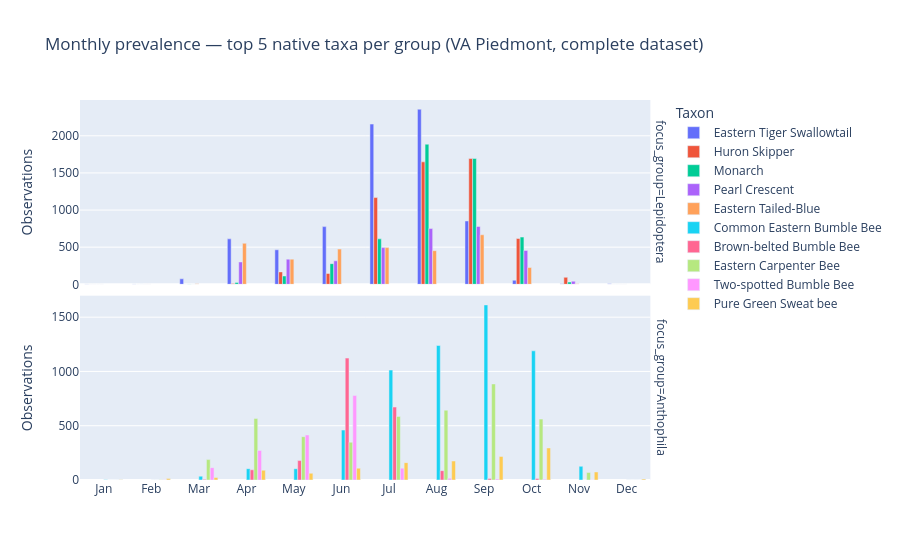

Notebook cell for this chart:
### Code cell
# -- Monthly outreach chart: top-N native taxa per focus group --
_month_order = ['Jan', 'Feb', 'Mar', 'Apr', 'May', 'Jun',
                'Jul', 'Aug', 'Sep', 'Oct', 'Nov', 'Dec']

monthly_taxa_df['month_name'] = monthly_taxa_df['month'].apply(lambda m: _month_order[m - 1])
monthly_taxa_df['month_name'] = pd.Categorical(
    monthly_taxa_df['month_name'], categories=_month_order, ordered=True
)
monthly_taxa_df['label'] = monthly_taxa_df['common_name'].fillna(monthly_taxa_df['taxon_name'])

fig = px.bar(
    monthly_taxa_df.sort_values('month'),
    x='month_name',
    y='count',
    color='label',
    facet_row='focus_group',
    barmode='group',
    title=f'Monthly prevalence — top {TOP_N} native taxa per group (VA Piedmont, complete dataset)',
    labels={'count': 'Observations', 'month_name': '', 'label': 'Taxon'},
    category_orders={'month_name': _month_order},
)
fig.update_yaxes(matches=None)
fig.show()

### Figure 1 — Plotly figure (JSON) as saved in the notebook; plotly's stock layout.template omitted (floating-point values rounded to 4 significant figures)
{"data": [{"alignmentgroup": "True", "hovertemplate": "Taxon=Eastern Tiger Swallowtail<br>focus_group=Lepidoptera<br>=%{x}<br>Observations=%{y}<extra></extra>", "legendgroup": "Eastern Tiger Swallowtail", "marker": {"color": "#636efa", "pattern": {"shape": ""}}, "name": "Eastern Tiger Swallowtail", "offsetgroup": "Eastern Tiger Swallowtail", "orientation": "v", "showlegend": true, "textposition": "auto", "type": "bar", "x": ["Jan", "Feb", "Mar", "Apr", "May", "Jun", "Jul", "Aug", "Sep", "Oct", "Nov", "Dec"], "xaxis": "x2", "y": [4, 4, 74, 612, 465, 777, 2158, 2358, 853, 55, 8, 7], "yaxis": "y2"}, {"alignmentgroup": "True", "hovertemplate": "Taxon=Huron Skipper<br>focus_group=Lepidoptera<br>=%{x}<br>Observations=%{y}<extra></extra>", "legendgroup": "Huron Skipper", "marker": {"color": "#EF553B", "pattern": {"shape": ""}}, "name": "Huron Skipper", "offsetgroup": "Huron Skipper", "orientation": "v", "showlegend": true, "textposition": "auto", "type": "bar", "x": ["Jan", "Feb", "Mar", "Apr", "May", "Jun", "Jul", "Aug", "Sep", "Oct", "Nov", "Dec"], "xaxis": "x2", "y": [0, 0, 0, 10, 167, 146, 1168, 1649, 1694, 617, 94, 0], "yaxis": "y2"}, {"alignmentgroup": "True", "hovertemplate": "Taxon=Monarch<br>focus_group=Lepidoptera<br>=%{x}<br>Observations=%{y}<extra></extra>", "legendgroup": "Monarch", "marker": {"color": "#00cc96", "pattern": {"shape": ""}}, "name": "Monarch", "offsetgroup": "Monarch", "orientation": "v", "showlegend": true, "textposition": "auto", "type": "bar", "x": ["Jan", "Feb", "Mar", "Apr", "May", "Jun", "Jul", "Aug", "Sep", "Oct", "Nov", "Dec"], "xaxis": "x2", "y": [0, 2, 3, 23, 112, 278, 612, 1887, 1694, 636, 31, 1], "yaxis": "y2"}, {"alignmentgroup": "True", "hovertemplate": "Taxon=Pearl Crescent<br>focus_group=Lepidoptera<br>=%{x}<br>Observations=%{y}<extra></extra>", "legendgroup": "Pearl Crescent", "marker": {"color": "#ab63fa", "pattern": {"shape": ""}}, "name": "Pearl Crescent", "offsetgroup": "Pearl Crescent", "orientation": "v", "showlegend": true, "textposition": "auto", "type": "bar", "x": ["Jan", "Feb", "Mar", "Apr", "May", "Jun", "Jul", "Aug", "Sep", "Oct", "Nov", "Dec"], "xaxis": "x2", "y": [0, 0, 1, 301, 339, 316, 494, 751, 779, 456, 42, 0], "yaxis": "y2"}, {"alignmentgroup": "True", "hovertemplate": "Taxon=Eastern Tailed-Blue<br>focus_group=Lepidoptera<br>=%{x}<br>Observations=%{y}<extra></extra>", "legendgroup": "Eastern Tailed-Blue", "marker": {"color": "#FFA15A", "pattern": {"shape": ""}}, "name": "Eastern Tailed-Blue", "offsetgroup": "Eastern Tailed-Blue", "orientation": "v", "showlegend": true, "textposition": "auto", "type": "bar", "x": ["Jan", "Feb", "Mar", "Apr", "May", "Jun", "Jul", "Aug", "Sep", "Oct", "Nov", "Dec"], "xaxis": "x2", "y": [0, 0, 9, 552, 339, 474, 494, 453, 667, 226, 9, 0], "yaxis": "y2"}, {"alignmentgroup": "True", "hovertemplate": "Taxon=Common Eastern Bumble Bee<br>focus_group=Anthophila<br>=%{x}<br>Observations=%{y}<extra></extra>", "legendgroup": "Common Eastern Bumble Bee", "marker": {"color": "#19d3f3", "pattern": {"shape": ""}}, "name": "Common Eastern Bumble Bee", "offsetgroup": "Common Eastern Bumble Bee", "orientation": "v", "showlegend": true, "textposition": "auto", "type": "bar", "x": ["Jan", "Feb", "Mar", "Apr", "May", "Jun", "Jul", "Aug", "Sep", "Oct", "Nov", "Dec"], "xaxis": "x", "y": [2, 1, 35, 104, 104, 460, 1013, 1239, 1613, 1190, 126, 1], "yaxis": "y"}, {"alignmentgroup": "True", "hovertemplate": "Taxon=Brown-belted Bumble Bee<br>focus_group=Anthophila<br>=%{x}<br>Observations=%{y}<extra></extra>", "legendgroup": "Brown-belted Bumble Bee", "marker": {"color": "#FF6692", "pattern": {"shape": ""}}, "name": "Brown-belted Bumble Bee", "offsetgroup": "Brown-belted Bumble Bee", "orientation": "v", "showlegend": true, "textposition": "auto", "type": "bar", "x": ["Jan", "Feb", "Mar", "Apr", "May", "Jun", "Jul", "Aug", "Sep", "Oct", "Nov", "Dec"], "xaxis": "x", "y": [0, 1, 6, 94, 179, 1123, 672, 86, 14, 14, 1, 0], "yaxis": "y"}, {"alignmentgroup": "True", "hovertemplate": "Taxon=Eastern Carpenter Bee<br>focus_group=Anthophila<br>=%{x}<br>Observations=%{y}<extra></extra>", "legendgroup": "Eastern Carpenter Bee", "marker": {"color": "#B6E880", "pattern": {"shape": ""}}, "name": "Eastern Carpenter Bee", "offsetgroup": "Eastern Carpenter Bee", "orientation": "v", "showlegend": true, "textposition": "auto", "type": "bar", "x": ["Jan", "Feb", "Mar", "Apr", "May", "Jun", "Jul", "Aug", "Sep", "Oct", "Nov", "Dec"], "xaxis": "x", "y": [0, 2, 188, 566, 399, 348, 586, 643, 885, 561, 70, 1], "yaxis": "y"}, {"alignmentgroup": "True", "hovertemplate": "Taxon=Two-spotted Bumble Bee<br>focus_group=Anthophila<br>=%{x}<br>Observations=%{y}<extra></extra>", "legendgroup": "Two-spotted Bumble Bee", "marker": {"color": "#FF97FF", "pattern": {"shape": ""}}, "name": "Two-spotted Bumble Bee", "offsetgroup": "Two-spotted Bumble Bee", "orientation": "v", "showlegend": true, "textposition": "auto", "type": "bar", "x": ["Jan", "Feb", "Mar", "Apr", "May", "Jun", "Jul", "Aug", "Sep", "Oct", "Nov", "Dec"], "xaxis": "x", "y": [1, 3, 114, 272, 415, 778, 109, 15, 9, 8, 2, 0], "yaxis": "y"}, {"alignmentgroup": "True", "hovertemplate": "Taxon=Pure Green Sweat bee<br>focus_group=Anthophila<br>=%{x}<br>Observations=%{y}<extra></extra>", "legendgroup": "Pure Green Sweat bee", "marker": {"color": "#FECB52", "pattern": {"shape": ""}}, "name": "Pure Green Sweat bee", "offsetgroup": "Pure Green Sweat bee", "orientation": "v", "showlegend": true, "textposition": "auto", "type": "bar", "x": ["Jan", "Feb", "Mar", "Apr", "May", "Jun", "Jul", "Aug", "Sep", "Oct", "Nov", "Dec"], "xaxis": "x", "y": [3, 13, 23, 90, 62, 109, 160, 175, 217, 295, 74, 9], "yaxis": "y"}], "layout": {"annotations": [{"font": {}, "showarrow": false, "text": "focus_group=Anthophila", "textangle": 90, "x": 0.98, "xanchor": "left", "xref": "paper", "y": 0.2425, "yanchor": "middle", "yref": "paper"}, {"font": {}, "showarrow": false, "text": "focus_group=Lepidoptera", "textangle": 90, "x": 0.98, "xanchor": "left", "xref": "paper", "y": 0.7575, "yanchor": "middle", "yref": "paper"}], "barmode": "group", "legend": {"title": {"text": "Taxon"}, "tracegroupgap": 0}, "title": {"text": "Monthly prevalence — top 5 native taxa per group (VA Piedmont, complete dataset)"}, "xaxis": {"anchor": "y", "categoryarray": ["Jan", "Feb", "Mar", "Apr", "May", "Jun", "Jul", "Aug", "Sep", "Oct", "Nov", "Dec"], "categoryorder": "array", "domain": [0, 0.98], "title": {"text": ""}}, "xaxis2": {"anchor": "y2", "domain": [0, 0.98], "matches": "x", "showticklabels": false}, "yaxis": {"anchor": "x", "domain": [0, 0.485], "title": {"text": "Observations"}}, "yaxis2": {"anchor": "x2", "domain": [0.515, 1], "title": {"text": "Observations"}}}}
